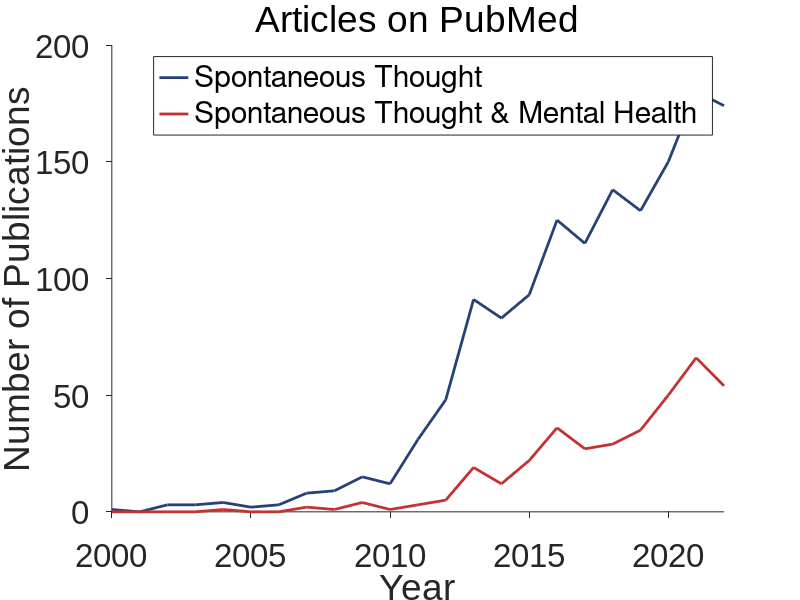

MATLAB code for this plot:
%% PubMed plot
% Load data
MH=csvread('MH_PubMed_Timeline_Results_by_Year.csv',2,0);
Total=csvread('Total_PubMed_Timeline_Results_by_Year.csv',2,0);
load('cdcol.mat');

% Plot
fig=figure('Position',[0 0 900 450]);
plot(Total(:,1),Total(:,2),'Color',cdcol.darkulamarine,'LineWidth',2);
hold on;
plot(MH(:,1),MH(:,2),'Color',cdcol.scarlet,'LineWidth',2); 
set(gca,'FontSize',24,'FontName','Arial','TickDir','out','box','off');
xticks(MH(end,1):5:MH(1,1))
xlim([MH(end,1) MH(1,1)])
xlabel('Year')
ylabel('Number of Publications')
title('Articles on PubMed','Fontweight','normal','FontName','Arial')
legend(['Spontaneous Thought'],['Spontaneous Thought & Mental Health'],'Location','best')

print('-opengl','-r300','-dpng',['Pubmed_articles.png']);      
